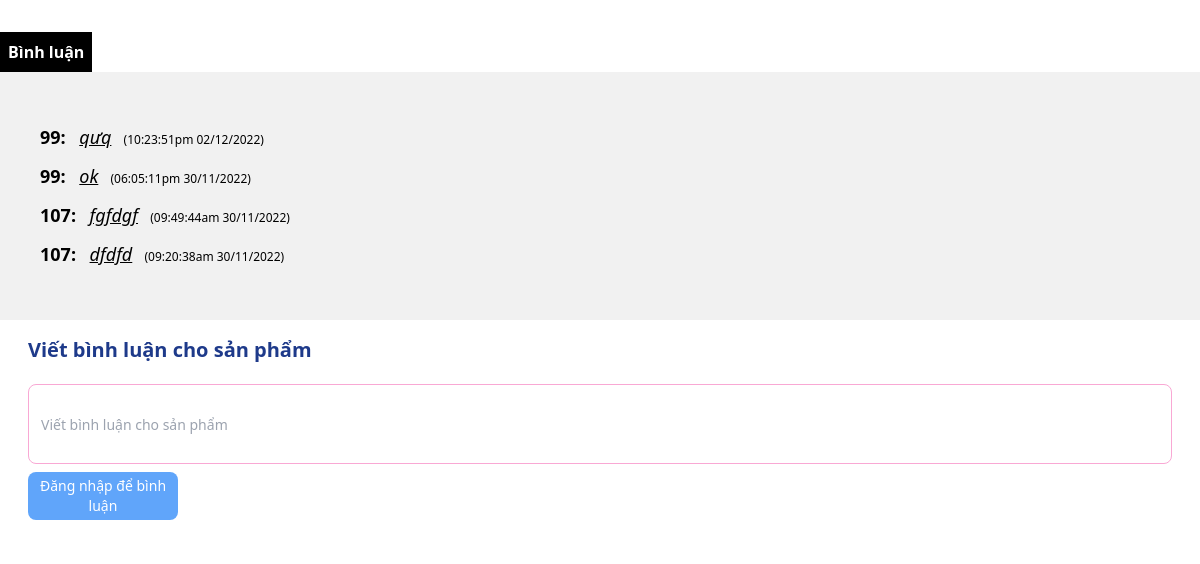
Page /khachhang/comment/form_cmt.php?id_product=201 on the committed database.
### tables this page shows
CREATE TABLE `binh_luan` (
  `ma_bl` int(11) NOT NULL,
  `noi_dung` varchar(250) NOT NULL,
  `id_xebook` int(11) NOT NULL,
  `id_user` int(10) NOT NULL,
  `ngay_bl` varchar(50) NOT NULL
);

### modal/pdo.php (called while the page is built, shortened)
<?php
function pdo_get_connection(){
    $dburl = "mysql:host=localhost;dbname=duan1;charset=utf8";
    $username = 'root';
    $password = '';
    $conn = new PDO($dburl, $username, $password);
    $conn->setAttribute(PDO::ATTR_ERRMODE, PDO::ERRMODE_EXCEPTION);
    return $conn;
}
function pdo_query($sql){
    $sql_args = array_slice(func_get_args(), 1);
    try{
        $conn = pdo_get_connection();
        $stmt = $conn->prepare($sql);
        $stmt->execute($sql_args);
        $rows = $stmt->fetchAll();
        return $rows;
    }
    catch(PDOException $e){
        throw $e;
    }
    finally{
        unset($conn);
    }
}

### modal/binh_luan.php (called while the page is built, shortened)
<?php
function load_all_binhluan($idpro)
{
    $sql = "SELECT * FROM binh_luan WHERE id_xebook='" . $idpro . "' ORDER BY ma_bl DESC";
    $list_binhluan = pdo_query($sql);
    return $list_binhluan;
}

### khachhang/comment/form_cmt.php (the view, shortened to what this page needs)
<?php
include "../../modal/pdo.php";
include "../../modal/binh_luan.php";
$idpro = $_REQUEST['id_product'];
$dsbl = load_all_binhluan($idpro);
?>
<!DOCTYPE html>
<html lang="en">
<head>
    <script src="https://cdn.tailwindcss.com"></script>
</head>
<body>
    <div class="comment my-8">
        <div class="bg-black text-white inline-block font-semibold p-2">
            Bình luận
        </div>
        <div class="bg-[#F1F1F1] p-10">
            <ul>
                <?php
                foreach ($dsbl as $show) {
                    extract($show);
                    echo '
                    <li class="my-3">
                        <span class="font-bold text-[18px]">' . $id_user . ': &nbsp</span>
                        <span class="italic underline text-[18px]">'.$noi_dung.'</span>
                        <span class="font-normal ml-2 text-[12px]">('.$ngay_bl.')</span>
                    </li>
                    ';
                }
                ?>
            </ul>
        </div>
        <div>
            <div class=" px-7 w-[100%]  bg-white p-4">
                <p class="text-xl font-semibold text-blue-900 transition-all hover:text-black">Viết bình luận cho sản phẩm</p>
                <form action="<?= $_SERVER['PHP_SELF'] ?>" method="post">
                    <input name="noidung_binhluan" required class="h-20 px-3 text-sm py-1 mt-5 outline-none border-pink-300 w-full resize-none border rounded-lg placeholder:text-sm " placeholder="Viết bình luận cho sản phẩm">
                    <div class="flex justify-between mt-2">
                        <?php
                        if (isset($_SESSION['user'])) {
                            extract($_SESSION['user']);
                        ?>
                            <button type="submit" name="gui_binhluan" class="h-12 w-[150px] bg-blue-400 text-sm text-white rounded-lg transition-all cursor-pointer hover:bg-blue-600">
                                Gửi bình luận
                            </button>
                        <?php } else {
                        ?>
                            <a href="" class="h-12 w-[150px] bg-blue-400 text-sm text-white text-center flex items-center rounded-lg transition-all cursor-pointer hover:bg-blue-600">
                                Đăng nhập để bình luận
                            </a>
                        <?php } ?>
                    </div>
                </form>
            </div>
        </div>
    </div>
</body>
</html>

### khachhang/comment/form_cmt.php (style rules this page uses)
.outline-none { color: black; }

### rows in the picture
binh_luan: id_user "99", noi_dung "qưq", ngay_bl "10:23:51pm 02/12/2022"
binh_luan: id_user "99", noi_dung "ok", ngay_bl "06:05:11pm 30/11/2022"
binh_luan: id_user "107", noi_dung "fgfdgf", ngay_bl "09:49:44am 30/11/2022"
binh_luan: id_user "107", noi_dung "dfdfd", ngay_bl "09:20:38am 30/11/2022"
